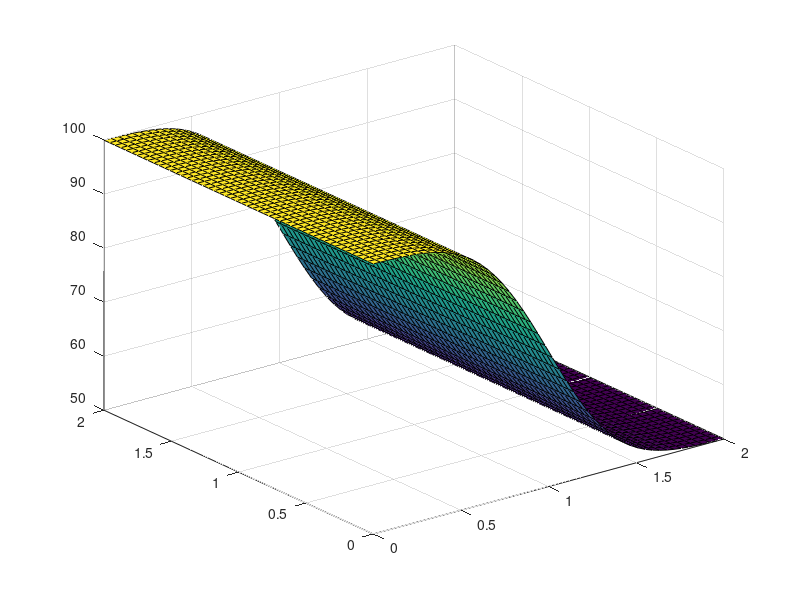

This figure's MATLAB source: (Note: this script raises an error after producing the figure.)
%%%%%%%%%%%%%%%%%%%%%%%%%%%%%%%%%%%%%%%%%%%%%%%%%%%%%%%%%%%%%%%%%%%%%%%%%%%
%         Exact solution of the 2-D heat conduction equation.             %
%                Written by Enrico Bregoli, 08-11-2022                    %
%%%%%%%%%%%%%%%%%%%%%%%%%%%%%%%%%%%%%%%%%%%%%%%%%%%%%%%%%%%%%%%%%%%%%%%%%%%

clear all
close all
clc

%
% Heat conduction coefficient
kappa = 1.0;
%
% Set boundary conditions
TL = 100.0;     % left temperature
TR = 50.0;      % right temperature
%
% Set final time
t = 0.05;
%
% Set computational domain 
xL   = 0.0;     % left boundary
xR   = 2.0;     % right boundary
yB   = 0.0;     % bottom boudary
yT   = 2.0;     % top boundary
xD   = 1.0;     % x-coord of discontinuity
IMAX = 50;      % total number of cells
x = linspace(xL,xR,IMAX); % x-coordinates of cells barycenters
y = linspace(yB,yT,IMAX); % y-coordinates of cells barycenters
%
Te = zeros(IMAX,IMAX); % init matrix
% Exact solution
for i = 1:IMAX
   for j = 1:IMAX
      Te(i,j) = 0.5*(TR+TL)...
          + 0.5*erf( (x(j)-xD)/(2.0*sqrt(kappa*t)) )*(TR-TL);
   end
end
%
% Plot the results and add some stuff to make plot looks prettier :-)
surf(x,y,Te)
% title and subtitle
[t,s] = title( 'Exact solution for 2-D Heat Equation', ...
                sprintf('TL = 100 °C, TR = 50 °C; N = %d',IMAX) );
t.FontSize = 16;
s.FontSize = 10;
s.FontAngle = 'italic';
% add colorbar
colorbar
% add labels to axis
xlabel('x')
ylabel('y')
zlabel('Temperature')


